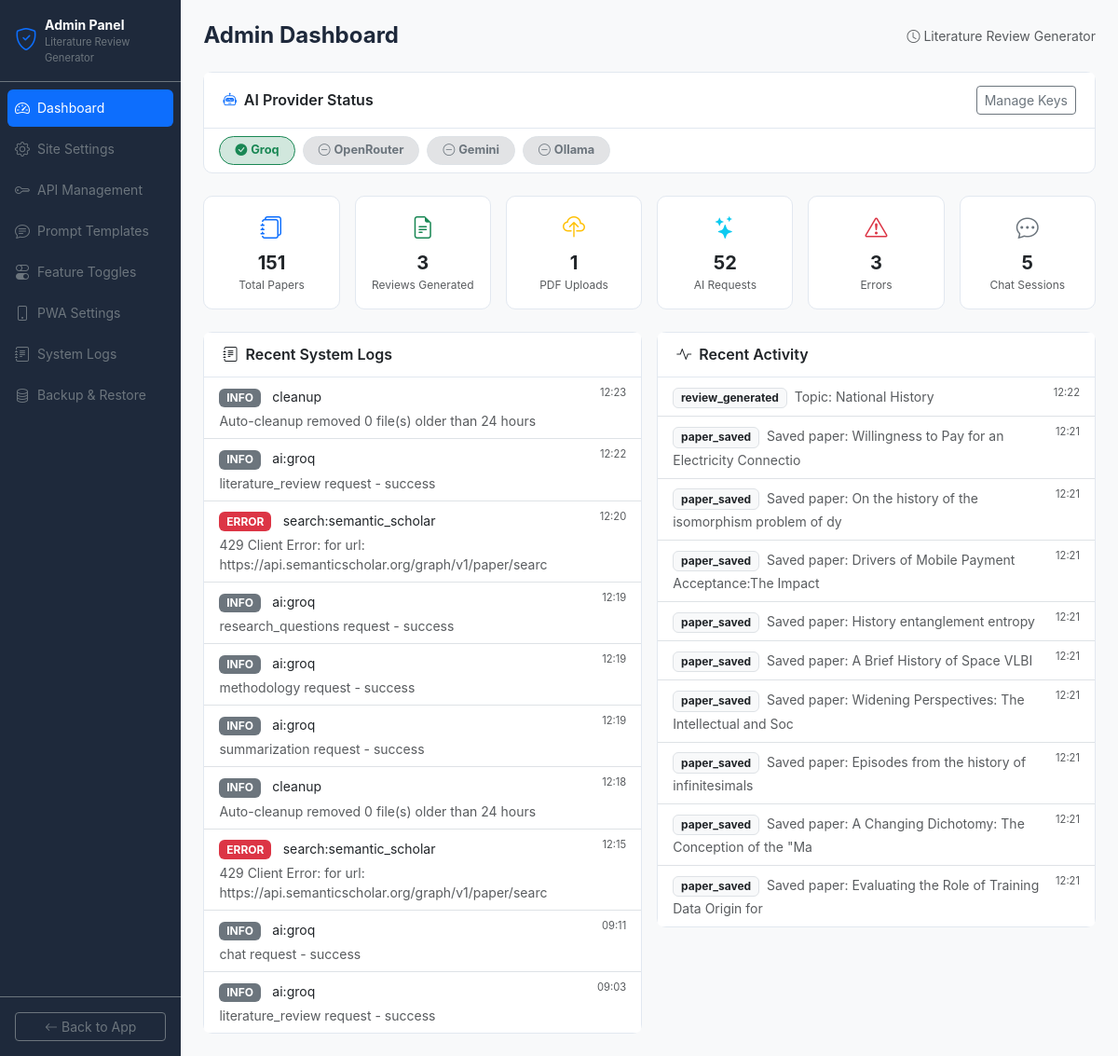
Page /julisunkan/ on the committed database.
### tables this page shows
CREATE TABLE site_settings (
            id INTEGER PRIMARY KEY AUTOINCREMENT,
            key TEXT UNIQUE,
            value TEXT,
            updated_at TIMESTAMP DEFAULT CURRENT_TIMESTAMP
        );

CREATE TABLE system_logs (
            id INTEGER PRIMARY KEY AUTOINCREMENT,
            level TEXT,
            source TEXT,
            message TEXT,
            details TEXT,
            created_at TIMESTAMP DEFAULT CURRENT_TIMESTAMP
        );

CREATE TABLE activity_logs (
            id INTEGER PRIMARY KEY AUTOINCREMENT,
            action TEXT,
            details TEXT,
            ip_address TEXT,
            created_at TIMESTAMP DEFAULT CURRENT_TIMESTAMP
        );

### blueprints/admin.py (the view)
@admin_bp.route('/')
def dashboard():
    from config import Config
    site = get_site_settings()
    db = get_db()
    stats = {
        'papers': db.execute('SELECT COUNT(*) as c FROM papers').fetchone()['c'],
        'reviews': db.execute('SELECT COUNT(*) as c FROM literature_reviews').fetchone()['c'],
        'uploads': db.execute('SELECT COUNT(*) as c FROM uploads').fetchone()['c'],
        'ai_requests': db.execute("SELECT COUNT(*) as c FROM system_logs WHERE source LIKE 'ai:%'").fetchone()['c'],
        'errors': db.execute("SELECT COUNT(*) as c FROM system_logs WHERE level='ERROR'").fetchone()['c'],
        'chat_sessions': db.execute('SELECT COUNT(*) as c FROM chat_sessions').fetchone()['c'],
        'exports': db.execute('SELECT COUNT(*) as c FROM exports').fetchone()['c'],
    }
    recent_logs = db.execute('SELECT * FROM system_logs ORDER BY created_at DESC LIMIT 10').fetchall()
    recent_activity = db.execute('SELECT * FROM activity_logs ORDER BY created_at DESC LIMIT 10').fetchall()
    api_rows = db.execute('SELECT name, key_value FROM api_settings').fetchall()
    db.close()
    db_keys = {r['name']: r['key_value'] for r in api_rows}
    def _has_key(db_name, env_val):
        return bool((db_keys.get(db_name) or '').strip() or (env_val or '').strip())
    ollama_url = (db_keys.get('ollama_url') or Config.OLLAMA_URL or '').strip()
    ollama_ok = bool(ollama_url) and 'localhost' not in ollama_url and '127.0.0.1' not in ollama_url
    ai_provider_status = [
        {'name': 'Groq',        'ok': _has_key('groq_api_key',        Config.GROQ_API_KEY),       'url': '/julisunkan/api-management'},
        {'name': 'OpenRouter',  'ok': _has_key('openrouter_api_key',  Config.OPENROUTER_API_KEY),  'url': '/julisunkan/api-management'},
        {'name': 'Gemini',      'ok': _has_key('gemini_api_key',      Config.GEMINI_API_KEY),      'url': '/julisunkan/api-management'},
        {'name': 'Ollama',      'ok': ollama_ok,                                                    'url': '/julisunkan/api-management'},
    ]
    any_ai_configured = any(p['ok'] for p in ai_provider_status)
    return render_template('admin/dashboard.html', site=site, stats=stats,
                           recent_logs=recent_logs, recent_activity=recent_activity,
                           ai_provider_status=ai_provider_status,
                           any_ai_configured=any_ai_configured)

### blueprints/admin.py (called while the page is built)
def get_site_settings():
    db = get_db()
    rows = db.execute('SELECT key, value FROM site_settings').fetchall()
    db.close()
    return {r['key']: r['value'] for r in rows}

### models/__init__.py (called while the page is built)
def get_db():
    conn = sqlite3.connect(Config.DATABASE_PATH)
    conn.row_factory = sqlite3.Row
    return conn

### templates/admin/dashboard.html (shortened to what this page needs)
<!DOCTYPE html>
<html lang="en">
<head>
<link href="https://cdn.jsdelivr.net/npm/bootstrap@5.3.2/dist/css/bootstrap.min.css" rel="stylesheet">
<link href="https://cdn.jsdelivr.net/npm/bootstrap-icons@1.11.3/font/bootstrap-icons.min.css" rel="stylesheet">
<link href="/static/css/style.css" rel="stylesheet">
</head>
<body class="bg-light">
<div class="d-flex">
  <nav id="adminSidebar" style="width:240px;min-height:100vh;background:#1e293b;" class="d-flex flex-column">
    <div class="p-3 border-bottom border-secondary">
      <a href="/julisunkan" class="text-decoration-none">
        <div class="d-flex align-items-center gap-2">
          <i class="bi bi-shield-check text-primary fs-4"></i>
          <div>
            <div class="text-white fw-bold small">Admin Panel</div>
            <div class="text-secondary" style="font-size:0.7rem;">{{ site.get('site_name','LitReview') }}</div>
          </div>
        </div>
      </a>
    </div>
    <div class="p-2 flex-grow-1">
      {% set admin_links = [
        ('dashboard', 'speedometer2', 'Dashboard'),
        ('settings', 'gear', 'Site Settings'),
        ('api_management', 'key', 'API Management'),
        ('prompts', 'chat-text', 'Prompt Templates'),
        ('features', 'toggles', 'Feature Toggles'),
        ('pwa_settings', 'phone', 'PWA Settings'),
        ('logs', 'journal-text', 'System Logs'),
        ('backup', 'database', 'Backup & Restore'),
      ] %}
      {% for endpoint, icon, label in admin_links %}
      <a href="/julisunkan/{% if endpoint != 'dashboard' %}{{ endpoint.replace('_','-') }}{% endif %}"
         class="d-flex align-items-center gap-2 p-2 rounded mb-1 text-decoration-none {% if request.endpoint == 'admin.' + endpoint %}bg-primary text-white{% else %}text-secondary admin-nav-link{% endif %}">
        <i class="bi bi-{{ icon }}"></i><span class="small">{{ label }}</span>
      </a>
      {% endfor %}
    </div>
    <div class="p-3 border-top border-secondary">
      <a href="/" class="btn btn-sm btn-outline-secondary w-100"><i class="bi bi-arrow-left me-1"></i>Back to App</a>
    </div>
  </nav>
  <div class="flex-grow-1 p-4">
    <div class="d-flex justify-content-between align-items-center mb-4">
      <h4 class="fw-bold mb-0">Admin Dashboard</h4>
      <span class="text-muted small"><i class="bi bi-clock me-1"></i>{{ site.get('site_name','LitReview') }}</span>
    </div>
    {% if not any_ai_configured %}
    <div class="alert alert-danger d-flex align-items-start gap-3 mb-4" role="alert">
      <i class="bi bi-exclamation-triangle-fill fs-4 mt-1 flex-shrink-0"></i>
      <div>
        <div class="fw-semibold mb-1">No AI providers are configured — AI features will not work.</div>
        <div class="small mb-2">Add at least one API key to enable literature review generation, summarisation, and other AI features. Groq has a free tier and is recommended.</div>
        <a href="/julisunkan/api-management" class="btn btn-sm btn-danger"><i class="bi bi-key me-1"></i>Configure API Keys</a>
      </div>
    </div>
    {% else %}
    <div class="card mb-4">
      <div class="card-header d-flex align-items-center gap-2">
        <i class="bi bi-robot text-primary"></i>
        <h6 class="mb-0 fw-semibold">AI Provider Status</h6>
        <a href="/julisunkan/api-management" class="btn btn-sm btn-outline-secondary ms-auto">Manage Keys</a>
      </div>
      <div class="card-body py-2">
        <div class="d-flex flex-wrap gap-2">
          {% for p in ai_provider_status %}
          <span class="badge rounded-pill px-3 py-2 {% if p.ok %}bg-success-subtle text-success border border-success{% else %}bg-secondary-subtle text-secondary border{% endif %}" style="font-size:0.8rem;">
            <i class="bi bi-{% if p.ok %}check-circle-fill{% else %}dash-circle{% endif %} me-1"></i>{{ p.name }}
          </span>
          {% endfor %}
        </div>
      </div>
    </div>
    {% endif %}
    <div class="row g-3 mb-4">
      {% for label, val, icon, color in [
        ('Total Papers', stats.papers, 'journals', 'primary'),
        ('Reviews Generated', stats.reviews, 'file-earmark-text', 'success'),
        ('PDF Uploads', stats.uploads, 'cloud-upload', 'warning'),
        ('AI Requests', stats.ai_requests, 'stars', 'info'),
        ('Errors', stats.errors, 'exclamation-triangle', 'danger'),
        ('Chat Sessions', stats.chat_sessions, 'chat-dots', 'secondary'),
      ] %}
      <div class="col-6 col-xl-2">
        <div class="card text-center">
          <div class="card-body py-3">
            <i class="bi bi-{{ icon }} text-{{ color }} fs-4"></i>
            <div class="fw-bold fs-5 mt-1">{{ val }}</div>
            <div class="text-muted" style="font-size:0.75rem;">{{ label }}</div>
          </div>
        </div>
      </div>
      {% endfor %}
    </div>
    <div class="row g-3">
      <div class="col-md-6">
        <div class="card">
          <div class="card-header"><h6 class="mb-0 fw-semibold"><i class="bi bi-journal-text me-2"></i>Recent System Logs</h6></div>
          <div class="list-group list-group-flush">
            {% for log in recent_logs %}
            <div class="list-group-item py-2">
              <div class="d-flex justify-content-between align-items-start">
                <div>
                  <span class="badge bg-{% if log.level=='ERROR' %}danger{% elif log.level=='WARNING' %}warning{% else %}secondary{% endif %} me-2">{{ log.level }}</span>
                  <span class="small">{{ log.source }}</span>
                  <div class="text-muted small mt-1">{{ log.message[:80] }}</div>
                </div>
                <span class="text-muted" style="font-size:0.7rem;">{{ log.created_at[11:16] }}</span>
              </div>
            </div>
            {% else %}
            <div class="list-group-item text-muted small text-center py-3">No logs yet</div>
            {% endfor %}
          </div>
        </div>
      </div>
      <div class="col-md-6">
        <div class="card">
          <div class="card-header"><h6 class="mb-0 fw-semibold"><i class="bi bi-activity me-2"></i>Recent Activity</h6></div>
          <div class="list-group list-group-flush">
            {% for activity in recent_activity %}
            <div class="list-group-item py-2">
              <div class="d-flex justify-content-between">
                <div><span class="badge bg-light text-dark border me-2">{{ activity.action }}</span><span class="small text-muted">{{ activity.details[:60] }}</span></div>
                <span class="text-muted" style="font-size:0.7rem;">{{ activity.created_at[11:16] }}</span>
              </div>
            </div>
            {% else %}
            <div class="list-group-item text-muted small text-center py-3">No activity yet</div>
            {% endfor %}
          </div>
        </div>
      </div>
    </div>
  </div>
</div>
</body>
</html>

### static/css/style.css (style rules this page uses)
:root { --primary: #2563eb; --primary-soft: rgba(37, 99, 235, 0.1); --success-soft: rgba(22, 163, 74, 0.1); --warning-soft: rgba(217, 119, 6, 0.1); --info-soft: rgba(8, 145, 178, 0.1); --sidebar-w: 240px; --sidebar-bg: #1e293b; --top-nav-h: 56px; }
body { font-family: 'Inter', -apple-system, BlinkMacSystemFont, 'Segoe UI', sans-serif; background: #f1f5f9; color: #1e293b; overflow-x: hidden; }
.card { border: 1px solid #e2e8f0; border-radius: 10px; }
.card-header { background: white; border-bottom: 1px solid #e2e8f0; padding: 0.875rem 1.25rem; font-size: 0.9rem; }

### rows in the picture
site_settings: get "Literature Review Generator"
system_logs: level "INFO", source "cleanup", message "Auto-cleanup removed 0 file(s) older than 24 hours", created_at "12:23"
system_logs: level "INFO", source "ai:groq", message "literature_review request - success", created_at "12:22"
system_logs: level "ERROR", source "search:semantic_scholar", message "429 Client Error: for url: https://api.semanticscholar.org/graph/v1/paper/searc", created_at "12:20"
system_logs: level "INFO", source "ai:groq", message "research_questions request - success", created_at "12:19"
system_logs: level "INFO", source "ai:groq", message "methodology request - success", created_at "12:19"
system_logs: level "INFO", source "ai:groq", message "summarization request - success", created_at "12:19"
system_logs: level "INFO", source "cleanup", message "Auto-cleanup removed 0 file(s) older than 24 hours", created_at "12:18"
system_logs: level "ERROR", source "search:semantic_scholar", message "429 Client Error: for url: https://api.semanticscholar.org/graph/v1/paper/searc", created_at "12:15"
system_logs: level "INFO", source "ai:groq", message "chat request - success", created_at "09:11"
system_logs: level "INFO", source "ai:groq", message "literature_review request - success", created_at "09:03"
activity_logs: action "review_generated", details "Topic: National History", created_at "12:22"
activity_logs: action "paper_saved", details "Saved paper: Willingness to Pay for an Electricity Connectio", created_at "12:21"
activity_logs: action "paper_saved", details "Saved paper: On the history of the isomorphism problem of dy", created_at "12:21"
activity_logs: action "paper_saved", details "Saved paper: Drivers of Mobile Payment Acceptance:The Impact", created_at "12:21"
activity_logs: action "paper_saved", details "Saved paper: History entanglement entropy", created_at "12:21"
activity_logs: action "paper_saved", details "Saved paper: A Brief History of Space VLBI", created_at "12:21"
activity_logs: action "paper_saved", details "Saved paper: Widening Perspectives: The Intellectual and Soc", created_at "12:21"
activity_logs: action "paper_saved", details "Saved paper: Episodes from the history of infinitesimals", created_at "12:21"
activity_logs: action "paper_saved", details "Saved paper: A Changing Dichotomy: The Conception of the \"Ma", created_at "12:21"
activity_logs: action "paper_saved", details "Saved paper: Evaluating the Role of Training Data Origin for", created_at "12:21"

### other values in the picture
{{ label }} "Dashboard" "Site Settings" "API Management" "Prompt Templates" "Feature Toggles" "PWA Settings" "System Logs" "Backup & Restore"
{{ p.name }} "Groq" "OpenRouter" "Gemini" "Ollama"
{{ val }} "151" "3" "1" "52" "3" "5"
{{ label }} "Total Papers" "Reviews Generated" "PDF Uploads" "AI Requests" "Errors" "Chat Sessions"
